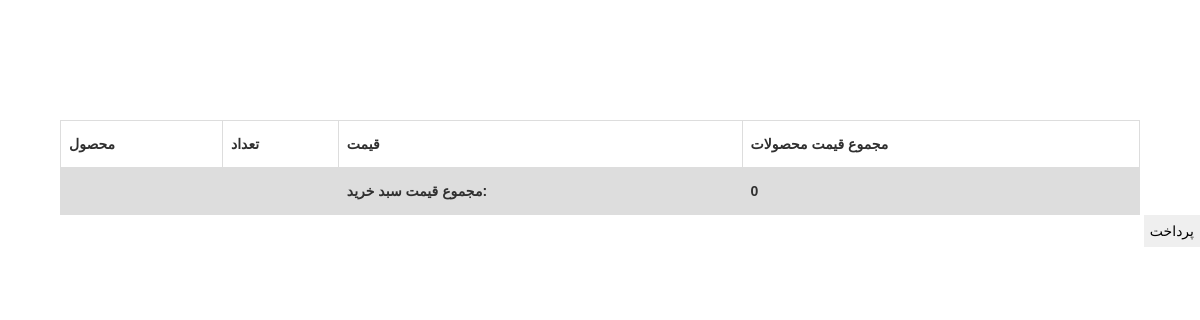
Page /cartu/cart/cart_shop (signed in) on the earlier database version.
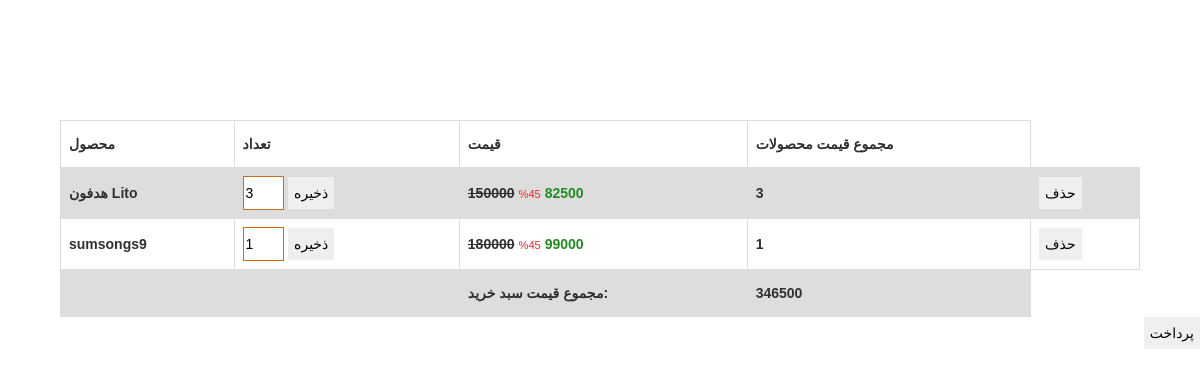
Same page on the later database version.
### cart/models.py (models this page shows, shortened)
class order_details(models.Model):
    product = models.ForeignKey(product, on_delete=models.CASCADE)
    order = models.ForeignKey(order, on_delete=models.CASCADE)
    final_price = models.IntegerField(null=True, blank=True)
    countp = models.IntegerField(blank=True, null=True)

### products/models.py (models this page shows, shortened)
class product(models.Model):
    pic = models.ImageField(upload_to='image', null=True, blank=True)
    pic1 = models.ImageField(upload_to='image', null=True, blank=True)
    pic2 = models.ImageField(upload_to='image', null=True, blank=True)
    title = models.CharField(max_length=30,verbose_name='عنوان')
    category1 = models.ForeignKey(category, default=True, on_delete=models.CASCADE, null=True, blank=True,
                                  related_name='gat',verbose_name='دسته بندی')
    number = models.IntegerField(blank=True, null=True, default=0,verbose_name='تعداد')
    brand = models.ForeignKey(brand, on_delete=models.CASCADE, null=True, blank=True, default="null",verbose_name='برند')
    price = models.IntegerField(verbose_name='قیمت')
    discripion = models.CharField(max_length=300 ,verbose_name='توضیحات')
    slug = models.SlugField(max_length=30,verbose_name='نماش در لینک')
    is_active = models.BooleanField(default=True ,verbose_name='فعال')
    is_discount = models.BooleanField(default=False)
    last_price = models.IntegerField(null=True, blank=True)
    cent = models.IntegerField(null=True, blank=True, default=0)
    class Meta:
        verbose_name = 'محصول'
        verbose_name_plural = "محصولات"

### cart/views.py (the view)
# urls.py: path('cart/cart_shop', views.cart_shoping.as_view(), name='cart_shoping'),
class cart_shoping(View):
    def get(self, request):
        current_user = request.user
        if str(current_user) != "AnonymousUser":
            mul = 0
            user_open, created = order.objects.get_or_create(is_paid=False, user_id=request.user)
            cart_shop = user_open.order_details_set.all()
            for i in cart_shop:
                mul += i.countp * i.product.price
            print(mul)
            return render(request, 'cart_shoper.html', {'cart_shop': user_open, 'multi': mul})

### register/models.py (called while the page is built)
    def __str__(self):
        return self.email

### cart/templates/cart_shoper.html (shortened to what this page needs)
{% extends 'base.html' %}
{% load static %}
{% load django_template_maths %}
{% block content %}
     <link href="{% static 'fontawesomefree/css/all.min.css' %}" rel="stylesheet" type="text/css">
     <div id="tb" class="div_org" >
<table  dir="ltr">
  <tr>
    <th>محصول</th>
    <th>تعداد</th>
    <th>قیمت</th>
      <th>مجموع قیمت محصولات</th>
  </tr>
{% for dit in cart_shop.order_details_set.all %}
<tr >
    <th>{{ dit.product.title }}</th>
    <th> <input id="id_p{{ dit.id }}" value="{{ dit.product.number }}" type="hidden">
        <input  id="num{{ dit.id }}"  style="width:20%;border:solid 1px chocolate; " min="1" max="{{ dit.product.number }}" value="{{ dit.countp }}" type="number">
        <button onclick="savecount('num{{ dit.id }}',{{ dit.id }},'id_p{{ dit.id }}')" >ذخیره</button> </th>
    <th>
        {% if dit.product.is_discount is True %}
           <del>{{ dit.product.last_price }}</del>
            <small style="color: #f12c2c">%{{ dit.product.cent }}</small>
        <b style="color: forestgreen"> {{dit.product.price}}</b>
            {% else %}
           <b style="color: forestgreen"> {{dit.product.price}}</b>
        {% endif %}
    </th>
    <th>{{dit.countp|mul:dit.product.price}}</th>
    <th><a onclick="add({{ dit.id }})"><button>حذف</button></a></th>
</tr>
{% endfor %}
<tr>
    <th></th>
    <th></th>
    <th>مجموع قیمت سبد خرید:</th>
    <th>{{ multi }}</th>
</tr>
</table>
<a href="{% url 'gateway' %}"><button >پرداخت</button></a>
</div>
{% endblock %}

### templates/base.html (shortened to what this page needs)
{% load static %}
{% load render_partial %}
<!DOCTYPE html>
<html lang="en">
<head>
    <link rel="stylesheet" href="https://cdnjs.cloudflare.com/ajax/libs/twitter-bootstrap/4.1.3/css/bootstrap.min.css">
    <link rel="stylesheet" href="https://cdnjs.cloudflare.com/ajax/libs/ionicons/2.0.1/css/ionicons.min.css">
        <link rel="stylesheet" href="{% static 'owl.carousel.min.css' %}">
    <link rel="stylesheet" href="{% static "owl.theme.default.min.css" %}">
    <link rel="stylesheet" href="{% static "all.css"%}">
    <link rel="stylesheet" href="{% static "s1.css"%}">
</head>
<body>
<div style="margin-top: 10%;margin-bottom: 5%">
{% block content %}
{% endblock %}
</div>
</body>
</html>

### static/s1.css (style rules this page uses)
* { margin: 0; box-sizing: border-box; border: 0; }
body { text-align: right; direction: rtl; color: #303030; line-height: 30px; font-size: 14px; }

### cart/templates/cart_shoper.html (style rules this page uses)
.div_org { height:100%; margin-bottom:20%; }
table { font-family: arial, sans-serif; border-collapse: collapse; width: 90%; height:100%; margin-right: 5%; }
td, th { border: 1px solid #dddddd; text-align: left; padding: 8px; }
tr:nth-child(even) { background-color: #dddddd; }

Differences in the rows shown:
added order_details: product "هدفون Lito", countp "3", product.last_price "150000", product.cent "45", product.price "82500", countp|mul "3"
added order_details: product "sumsongs9", countp "1", product.last_price "180000", product.cent "45", product.price "99000", countp|mul "1"
Other differences:
{{ multi }}: "0" → "346500"
